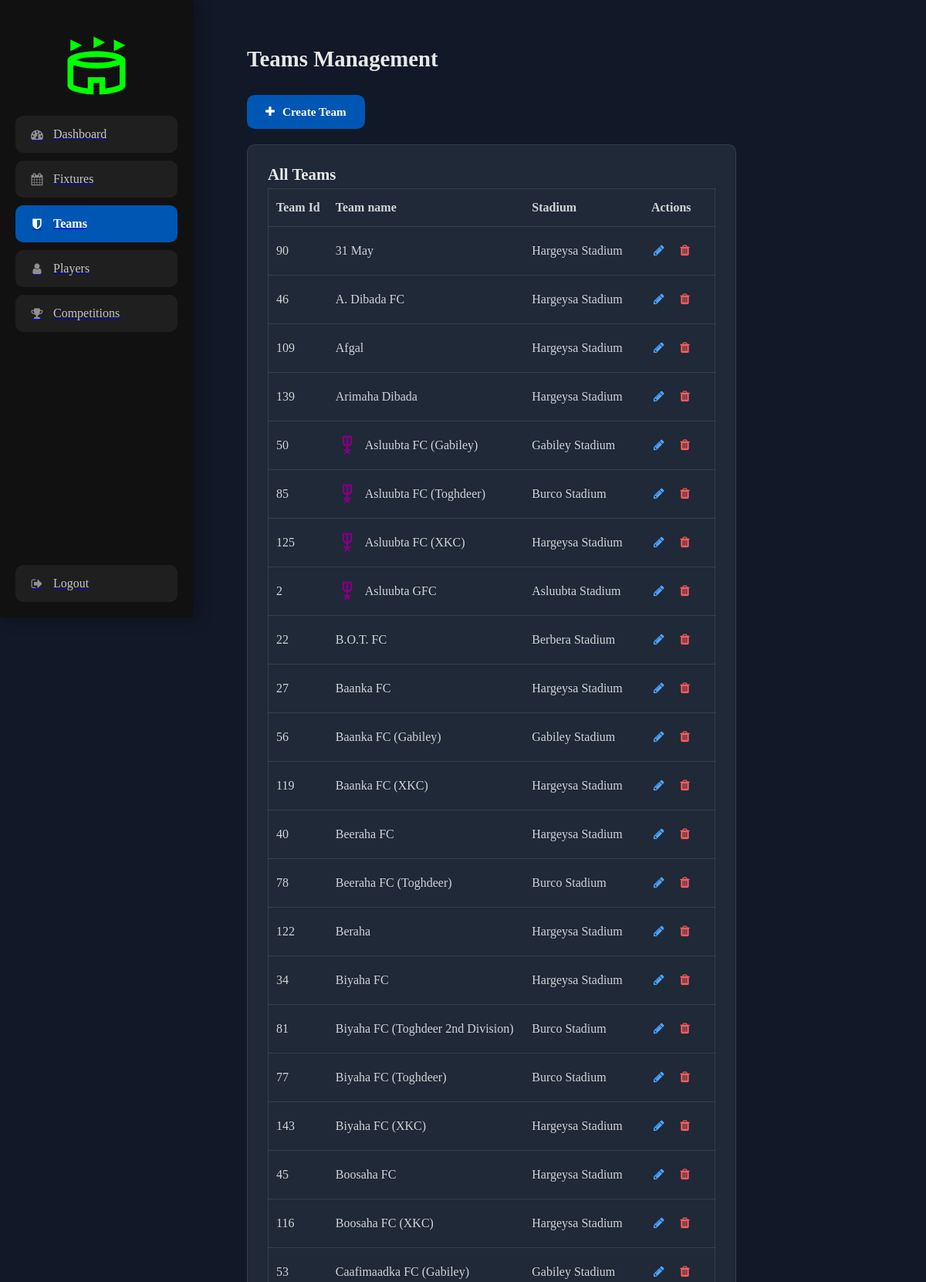
/TeamsAdmin.php (signed in, upper part), run on the app's committed database.
### tables this page shows
CREATE TABLE TEAMS (
    TEAM_ID INT PRIMARY KEY AUTO_INCREMENT,
    TEAM_NAME VARCHAR(255) NOT NULL,
    HOME_STADIUM VARCHAR(255) NOT NULL,
    UNIQUE KEY UQ_TEAM_NAME (TEAM_NAME)
);

### AutoLoader.php (called while the page is built, shortened)
<?php
function myautoloader($file)
{
    $paths = array(
        "/classes/",
    );
    $extention = ".php";
    foreach ($paths as $path) {
        $full = __DIR__ . $path . $file . $extention;
        if (file_exists($full)) {
            return;
        }
    }
}

### classes/Database.php (called while the page is built, shortened)
<?php
class Database
{
    public function __construct()
    {
        $this->conn = new mysqli(Config::$servername, Config::$username, Config::$password, Config::$dbname);
    }
}

### classes/StandingTable.php (called while the page is built, shortened)
<?php
require_once 'Database.php';
class StandingTable extends Database
{
    public function getTeams()
    {
        $sql = "SELECT TEAM_ID, TEAM_NAME, HOME_STADIUM FROM TEAMS ORDER BY TEAM_NAME ASC";
        $result = mysqli_query($this->conn, $sql);
        $teams = mysqli_fetch_all($result, MYSQLI_ASSOC);
        return $teams;
    }
}

### TeamsAdmin.php (the view, shortened to what this page needs)
<!DOCTYPE html>
<html lang="en">
<head>
    <link rel="stylesheet" href="https://cdnjs.cloudflare.com/ajax/libs/font-awesome/4.7.0/css/font-awesome.min.css">
    <link rel="stylesheet" href="css/index.css">
    <link rel="stylesheet" href="css/admin.css">
    <link rel="stylesheet" href="css/form.css">
</head>
<body>
    <?php
require_once 'classes/StandingTable.php';
$standingTable = new StandingTable();
$teams = $standingTable->getTeams();
?>
    <div class="dashboard">
        <div class="sidebar">
            <img src="images/Stadium.svg" alt="">
            <a href="./admin.php">
                <button class="dash-btn">
                    <i class="fa fa-tachometer"></i> Dashboard
                </button>
            </a>
            <a href="./FixturesAdmin.php">
                <button class="dash-btn">
                    <i class="fa fa-calendar"></i> Fixtures
                </button>
            </a>
            <a href="./TeamsAdmin.php">
                <button class="dash-btn active">
                    <i class="fa fa-shield"></i> Teams
                </button>
            </a>
            <a href="./TeamsAndPlayers.php">
                <button class="dash-btn">
                    <i class="fa fa-user"></i> Players
                </button>
            </a>
            <a href="./CompetitionsAdmin.php">
                <button class="dash-btn">
                    <i class="fa fa-trophy"></i> Competitions
                </button>
            </a>
            <a href="./logout.php" class="logout">
                <button class="dash-btn">
                    <i class="fa fa-sign-out"></i> Logout
                </button>
            </a>
        </div>
        <div class="dashboard-content">
            <h1>Teams Management</h1>
            <div class="modal-trigger">
                <button class="btn-primary" data-modal-open="createTeamModal"><i class="fa fa-plus"></i> Create Team</button>
            </div>
            <div class="admin-panel">
                <h3 class="fixture-title">All Teams</h3>
                <div class="admin-table-wrap">
                    <table>
                        <thead>
                            <tr>
                                <th>Team Id</th>
                                <th>Team name</th>
                                <th>Stadium</th>
                                <th>Actions</th>
                            </tr>
                        </thead>
                        <tbody>
                            <?php foreach ($teams as $team) { ?>
                            <tr>
                                <td><?php echo $team['TEAM_ID']; ?></td>
                                <td>
                                    <div>
                                        <img src="images/teams/<?php echo explode(' ', $team['TEAM_NAME'])[0]; ?>.svg" alt="team logo" onerror="this.style.display='none'">
                                        <p><?php echo htmlspecialchars($team['TEAM_NAME']); ?></p>
                                    </div>
                                </td>
                                <td><?php echo htmlspecialchars($team['HOME_STADIUM']); ?></td>
                                <td>
                                    <div class="row-actions">
                                        <button type="button" class="edit-action" title="Edit"
                                            onclick='openEditModal("editTeamModal", <?php echo json_encode([
                                                "teamId" => $team["TEAM_ID"],
                                                "teamName" => $team["TEAM_NAME"],
                                                "homeStadium" => $team["HOME_STADIUM"],
                                            ]); ?>)'>
                                            <i class="fa fa-pencil"></i>
                                        </button>
                                        <form method="post" onsubmit="return confirm('Delete <?php echo htmlspecialchars(addslashes($team['TEAM_NAME'])); ?>? This can\'t be undone.');" style="display:inline;">
                                            <button type="submit" class="delete-action" title="Delete"><i class="fa fa-trash"></i></button>
                                        </form>
                                    </div>
                                </td>
                            </tr>
                            <?php } ?>
                        </tbody>
                    </table>
                </div>
            </div>
        </div>
    </div>
</body>
</html>

### css/index.css (style rules this page uses)
:root { --accent: #0056b3; --accent-bright: #4da3ff; --danger: #ff5c5c; --surface: #1f2937; --surface-soft: rgba(255, 255, 255, 0.08); --border: rgba(255, 255, 255, 0.1); --text: rgba(255, 255, 255, 0.85); --text-dim: rgba(255, 255, 255, 0.55); --radius: 10px; --shadow: 0 10px 30px rgba(0, 0, 0, 0.35); --ease: cubic-bezier(0.22, 1, 0.36, 1); }
* { margin: 0; padding: 0; box-sizing: border-box; }
body { background-color: rgba(17, 24, 39, 1); color: rgba(255, 255, 255, 0.8); }
button { font-family: inherit; }
.modal-trigger { margin-bottom: 20px; }
table { width: 100%; border-collapse: collapse; margin-bottom: 20px; }
table th, table td { padding: 15px 10px; text-align: left; color: rgba(255, 255, 255, 0.8); }
tr { border: 1px solid rgba(255, 255, 255, 0.1); transition: background-color 0.15s ease; }
th { color: rgba(255, 255, 255, 0.8); background-color: #1f2937; }
td div { display: flex; align-items: center; gap: 8px; }
td div img { width: 30px; height: 30px; transition: transform 0.2s var(--ease); }

### css/admin.css (style rules this page uses)
.dashboard { display: flex; }
.dashboard .sidebar { background-color: #111; width: 250px; padding: 20px; display: flex; flex-direction: column; align-items: center; gap: 10px; height: 100vh; position: fixed; overflow-y: auto; box-shadow: 4px 0 20px rgba(0, 0, 0, 0.3); }
.dashboard .sidebar .logout { margin-top: auto; padding-top: 20px; width: 100%; }
.dashboard .sidebar img { width: 90px; margin-top: 20px; margin-bottom: 10px; transition: transform 0.3s var(--ease); }
.dashboard .sidebar button { padding: 14px 18px; width: 210px; display: flex; align-items: center; gap: 12px; background-color: rgba(255, 255, 255, 0.06); border-radius: var(--radius); cursor: pointer; border: 1px solid transparent; color: rgba(255, 255, 255, 0.75); text-align: left; font-size: 1rem; font-weight: 500; transition: background-color 0.2s var(--ease), transform 0.2s var(--ease), border-color 0.2s var(--ease); }
.dashboard .sidebar button i { width: 18px; text-align: center; color: rgba(255, 255, 255, 0.5); transition: color 0.2s var(--ease); }
.dashboard .sidebar a { width: 100%; }
.dashboard .sidebar a button { font-size: 1rem; }
.dashboard .sidebar button.active { background-color: var(--accent); color: #fff; font-weight: 600; }
.dashboard .sidebar button.active i { color: #fff; }
.dashboard-content { margin-left: 320px; margin-top: 60px; margin-right: 40px; margin-bottom: 60px; scroll-behavior: smooth; max-width: 1100px; animation: fadeSlideUp 0.4s var(--ease); }
.dashboard-content h1 { margin-bottom: 30px; color: rgba(255, 255, 255, 0.9); font-size: 1.8rem; }
.dashboard-content .fixture-title { color: rgba(255, 255, 255, 0.9); font-size: 1.3rem; margin-bottom: 6px; }
.btn-primary { display: inline-flex; align-items: center; gap: 10px; padding: 13px 24px; background-color: var(--accent); color: #fff; border: none; border-radius: var(--radius); font-size: 0.95rem; font-weight: 600; cursor: pointer; transition: background-color 0.2s var(--ease), transform 0.15s var(--ease), box-shadow 0.2s var(--ease); }
.admin-panel { background-color: var(--surface); border: 1px solid var(--border); border-radius: var(--radius); padding: 26px; margin-bottom: 24px; }
.admin-table-wrap { overflow-x: auto; }
.row-actions { display: flex; gap: 8px; white-space: nowrap; }
.row-actions button { background: none; border: none; cursor: pointer; font-size: 1rem; width: 32px; height: 32px; border-radius: 50%; transition: background-color 0.2s var(--ease), transform 0.15s var(--ease); }
.row-actions .edit-action { color: var(--accent-bright); }
.row-actions .delete-action { color: var(--danger); }

### css/form.css (style rules this page uses)
form { display: flex; flex-direction: column; width: 100%; margin: 0 auto; }

### data on the page
teams: TEAM_ID "90", TEAM_NAME "31 May", HOME_STADIUM "Hargeysa Stadium"
teams: TEAM_ID "46", TEAM_NAME "A. Dibada FC", HOME_STADIUM "Hargeysa Stadium"
teams: TEAM_ID "109", TEAM_NAME "Afgal", HOME_STADIUM "Hargeysa Stadium"
teams: TEAM_ID "139", TEAM_NAME "Arimaha Dibada", HOME_STADIUM "Hargeysa Stadium"
teams: TEAM_ID "50", TEAM_NAME "Asluubta FC (Gabiley)", HOME_STADIUM "Gabiley Stadium"
teams: TEAM_ID "85", TEAM_NAME "Asluubta FC (Toghdeer)", HOME_STADIUM "Burco Stadium"
teams: TEAM_ID "125", TEAM_NAME "Asluubta FC (XKC)", HOME_STADIUM "Hargeysa Stadium"
teams: TEAM_ID "2", TEAM_NAME "Asluubta GFC", HOME_STADIUM "Asluubta Stadium"
teams: TEAM_ID "22", TEAM_NAME "B.O.T. FC", HOME_STADIUM "Berbera Stadium"
teams: TEAM_ID "27", TEAM_NAME "Baanka FC", HOME_STADIUM "Hargeysa Stadium"
teams: TEAM_ID "56", TEAM_NAME "Baanka FC (Gabiley)", HOME_STADIUM "Gabiley Stadium"
teams: TEAM_ID "119", TEAM_NAME "Baanka FC (XKC)", HOME_STADIUM "Hargeysa Stadium"
teams: TEAM_ID "40", TEAM_NAME "Beeraha FC", HOME_STADIUM "Hargeysa Stadium"
teams: TEAM_ID "78", TEAM_NAME "Beeraha FC (Toghdeer)", HOME_STADIUM "Burco Stadium"
teams: TEAM_ID "122", TEAM_NAME "Beraha", HOME_STADIUM "Hargeysa Stadium"
teams: TEAM_ID "34", TEAM_NAME "Biyaha FC", HOME_STADIUM "Hargeysa Stadium"
teams: TEAM_ID "81", TEAM_NAME "Biyaha FC (Toghdeer 2nd Division)", HOME_STADIUM "Burco Stadium"
teams: TEAM_ID "77", TEAM_NAME "Biyaha FC (Toghdeer)", HOME_STADIUM "Burco Stadium"
teams: TEAM_ID "143", TEAM_NAME "Biyaha FC (XKC)", HOME_STADIUM "Hargeysa Stadium"
teams: TEAM_ID "45", TEAM_NAME "Boosaha FC", HOME_STADIUM "Hargeysa Stadium"
teams: TEAM_ID "116", TEAM_NAME "Boosaha FC (XKC)", HOME_STADIUM "Hargeysa Stadium"
teams: TEAM_ID "53", TEAM_NAME "Caafimaadka FC (Gabiley)", HOME_STADIUM "Gabiley Stadium"
